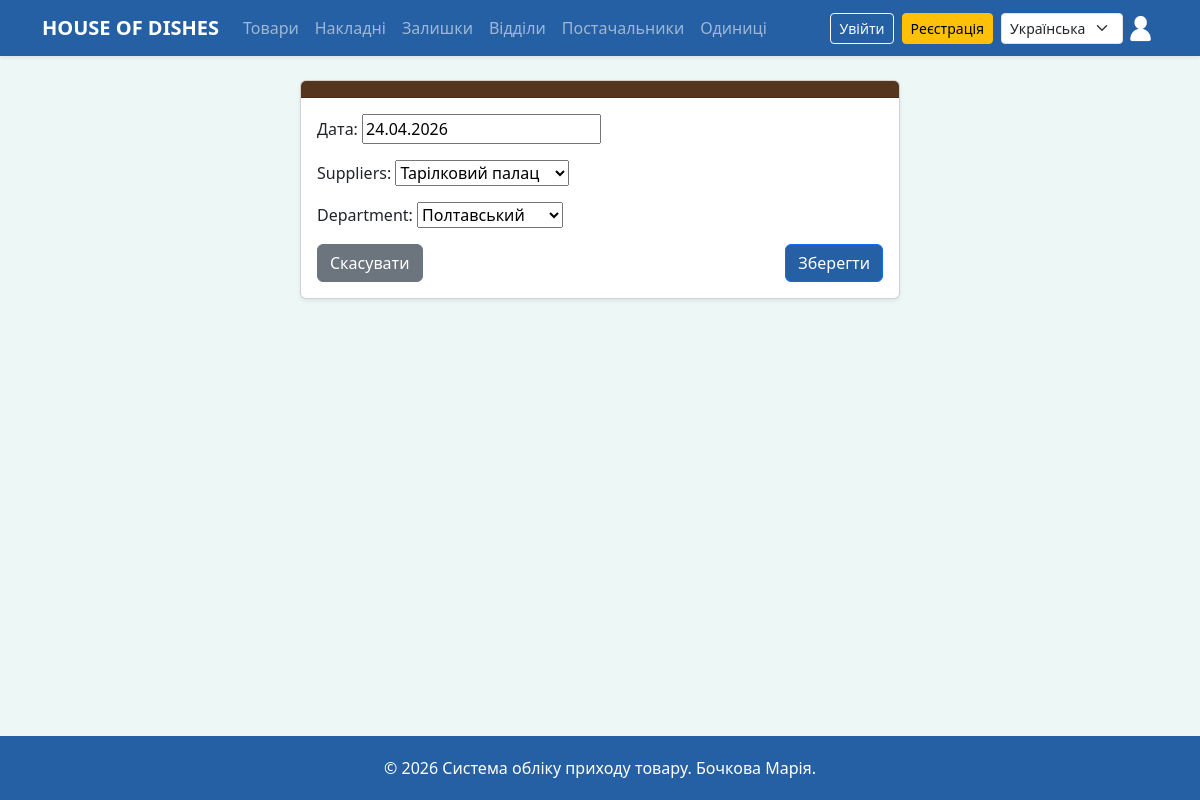
Screenshot of /invoice/1/edit/ with the database file from the repository.
### inventory/models.py (models this page shows, shortened)
class Invoice(models.Model):
    data = models.DateField(_("Дата"),)
    suppliers = models.ForeignKey(Suppliers, on_delete=models.CASCADE)
    department = models.ForeignKey(Department, on_delete=models.CASCADE)

### inventory/views.py (the view)
# urls.py: path('invoice/<int:pk>/edit/', views.InvoiceUpdateView.as_view(), name='invoice_edit'),
class InvoiceUpdateView(UpdateView):
    model = Invoice
    fields = ['data', 'suppliers', 'department']
    template_name = 'inventory/form.html'
    success_url = reverse_lazy('invoice_list')

### inventory/models.py (called while the page is built)
    def __str__(self): return self.name

    def __str__(self): return self.name

### inventory/templates/inventory/form.html (shortened to what this page needs)
{% extends 'base.html' %}
{% load i18n %}
{% block content %}
<div class="card shadow-sm mx-auto" style="max-width: 600px;">
    <div class="card-header text-white" style="background-color: #56351E;"></div>
    <div class="card-body">
        <form method="post">
            <div class="mb-3">
                {{ form.as_p }}
            </div>
            <div class="d-flex justify-content-between">
                <a href="javascript:history.back()" class="btn btn-secondary">{% trans "Скасувати" %}</a>
                <button type="submit" style="background-color: #2660A4" class="btn btn-primary">{% trans "Зберегти" %}</button>
            </div>
        </form>
    </div>
</div>
{% endblock %}

### inventory/templates/base.html (style rules this page uses)
body { background-color: #EDF7F6; }

### rows the page displays
Invoice: data "24.04.2026", suppliers "Тарілковий палац", department "Полтавський"

### other values shown
form field language "Українська"
